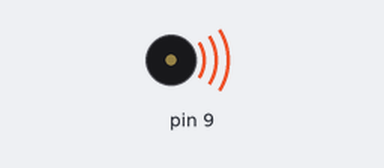
A sketch run on a simulated Arduino Uno, built with avr-gcc and run on an emulated ATmega328P. Shown: buzzer (waves = sounding).

Above: at 0.83 s.
At 7.95 s:
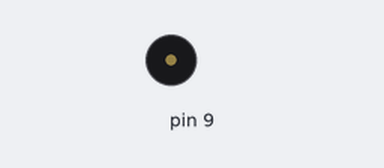
Timing chart, 0 to 10.1 s (numbered marks = the images above):
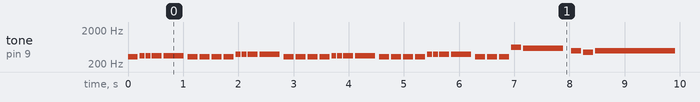

Measured:
- by itself, tone on pin 9: plays 330 Hz for 0.18 s, 349 Hz for 0.09 s, 349 Hz for 0.09 s, 349 Hz for 0.18 s, 349 Hz for 0.36 s, 330 Hz for 0.18 s … (459 notes in this stretch)

The sketch:

pitches.ino
```cpp
#include "pitches.h"
#define NO_SOUND 0 // make the rests in music


//array of notes
int melody[] = {
  /*NOTE_G4,NOTE_G4,NO_SOUND,NOTE_G4,NOTE_G4,NO_SOUND,NOTE_G4,NOTE_G4,NOTE_G4,NOTE_G4,NOTE_G4,
   NOTE_B3,NOTE_G3,NOTE_C4,NOTE_G3,NOTE_CS4,NOTE_G3,NOTE_C4,NOTE_G3,NOTE_B3,NOTE_G3,NOTE_C4,NOTE_G3,NOTE_CS4,NOTE_G3,NOTE_C4,NOTE_G3,
   NOTE_E4,NOTE_F4,NOTE_F4,NOTE_F4,NOTE_F4,NOTE_E4,NOTE_E4,NOTE_E4,
   NOTE_E4,NOTE_G4,NOTE_G4,NOTE_G4,NOTE_G4,NOTE_E4,NOTE_E4,NOTE_E4,*/
   //Introduction
  NOTE_E4,NOTE_F4,NOTE_F4,NOTE_F4,NOTE_F4,NOTE_E4,NOTE_E4,NOTE_E4,
  NOTE_E4,NOTE_G4,NOTE_G4,NOTE_G4,NOTE_G4,NOTE_E4,NOTE_E4,NOTE_E4,
  NOTE_E4,NOTE_F4,NOTE_F4,NOTE_F4,NOTE_F4,NOTE_E4,NOTE_E4,NOTE_E4,
  NOTE_E4,NOTE_G4,NOTE_G4,NOTE_G4,NOTE_G4,NOTE_E4,NOTE_E4,NOTE_E4,
  NOTE_DS5,NOTE_D5,NOTE_B4,NOTE_A4,NOTE_B4,
  NOTE_E4,NOTE_G4,NOTE_DS5,NOTE_D5,NOTE_G4,NOTE_B4,
  NOTE_B4,NOTE_FS5,NOTE_F5,NOTE_B4,NOTE_D5,NOTE_AS5,
  NOTE_A5,NOTE_F5,NOTE_A5,NOTE_DS6,NOTE_D6,NO_SOUND
};

// note duration: 1 = whole note, 2 = half note, 4 = quarter note, 8 = eighth note, etc.
int noteDurations[] = {
  /*8,8,2,8,8,2,16,8,16,8,8,
   2,4,2,4,2,4,2,4,2,4,2,4,2,4,2,4,
   8,16,16,8,4,8,8,8,
   8,16,16,8,4,8,8,8,*/
  8,16,16,8,4,8,8,8,
  8,16,16,8,4,8,8,8,
  8,16,16,8,4,8,8,8,
  8,16,16,8,4,8,8,8,
  8,2,8,8,1,
  8,4,8,4,8,8,
  8,8,4,8,4,8,
  4,8,4,8,3
};

int pace = 1450; // change pace of music("speedy")
void setup() {

}
void loop() {
  for (int Note = 0; Note <54; Note++) {//counter of Notes (54 limit the array)
    int duration = pace/noteDurations[Note];//Adjust duration with the pace of music
    tone(9, melody[Note],duration); //Play note

// to distinguish the notes, set a minimum time between them.
    delay(duration*1.2);
  }
}


//End of Sketch
```
